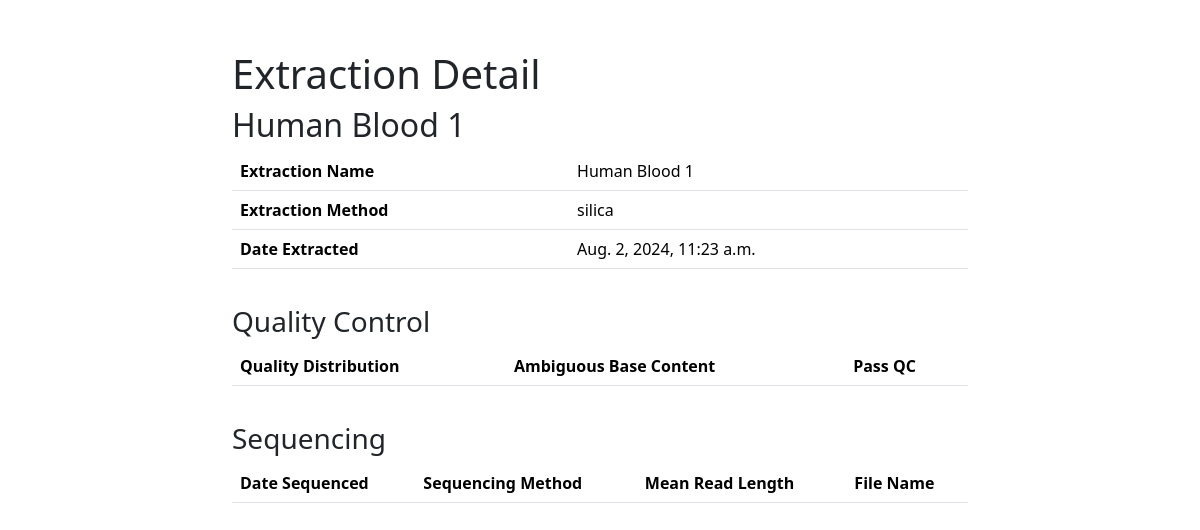
Page /LIMS/extraction/7 on the committed database.
### LIMS/models.py (models this page shows)
class Extraction(models.Model):
    sample = models.ForeignKey(Sample, on_delete=models.CASCADE)
    extraction_date = models.DateTimeField("date extracted")
    extraction_name = models.CharField(max_length=200)
    extraction_method_list = ["phenol chloroform", "ethanol precipitation", "silica"]
    extraction_method_list_sorted = sorted([(item, item) for item in extraction_method_list])
    extraction_method = models.CharField(max_length=25, choices=extraction_method_list_sorted, default="ethanol precipitation")

### LIMS/views.py (the view)
# urls.py: path('extraction/<int:extraction_id>', views.ExtractionView, name="extraction"),
def ExtractionView(request, extraction_id):
    e = Extraction.objects.get(pk=extraction_id)
    context = {"extraction": e}
    qcs = e.qc_set.all()
    context["qcs"] = qcs
    seq = e.sequencing_set.all()
    context["sequencing"] = seq
    return render(request, "LIMS/extraction_detail.html", context)

### LIMS/templates/LIMS/extraction_detail.html (shortened to what this page needs)
{% extends "master.html" %}
{% block content %}
<h1>Extraction Detail</h1>
<h2>{{ extraction.extraction_name }}</h2>
<table class="table">
    <tr>
        <th>Extraction Name</th>
        <td>{{ extraction.extraction_name }}</td>
    </tr>
    <tr>
        <th>Extraction Method</th>
        <td>{{ extraction.extraction_method }}</td>
    </tr>
    <tr>
        <th>Date Extracted</th>
        <td>{{ extraction.extraction_date }}</td>
    </tr>
</table>
<h3 style="position: relative; top: 20px;">Quality Control</h3>
<table class="table" style="position: relative; top: 20px;">
    <tr>
        <th>Quality Distribution</th>
        <th>Ambiguous Base Content</th>
        <th>Pass QC</th>
    </tr>
</table>
<h3 style="position: relative; top: 40px;">Sequencing</h3>
<table class="table" style="position: relative; top: 40px;">
    <tr>
        <th>Date Sequenced</th>
        <th>Sequencing Method</th>
        <th>Mean Read Length</th>
        <th>File Name</th>
    </tr>
</table>
{% endblock %}

### rows in the picture
Extraction: extraction_name "Human Blood 1", extraction_method "silica", extraction_date "Aug. 2, 2024, 11:23 a.m."
